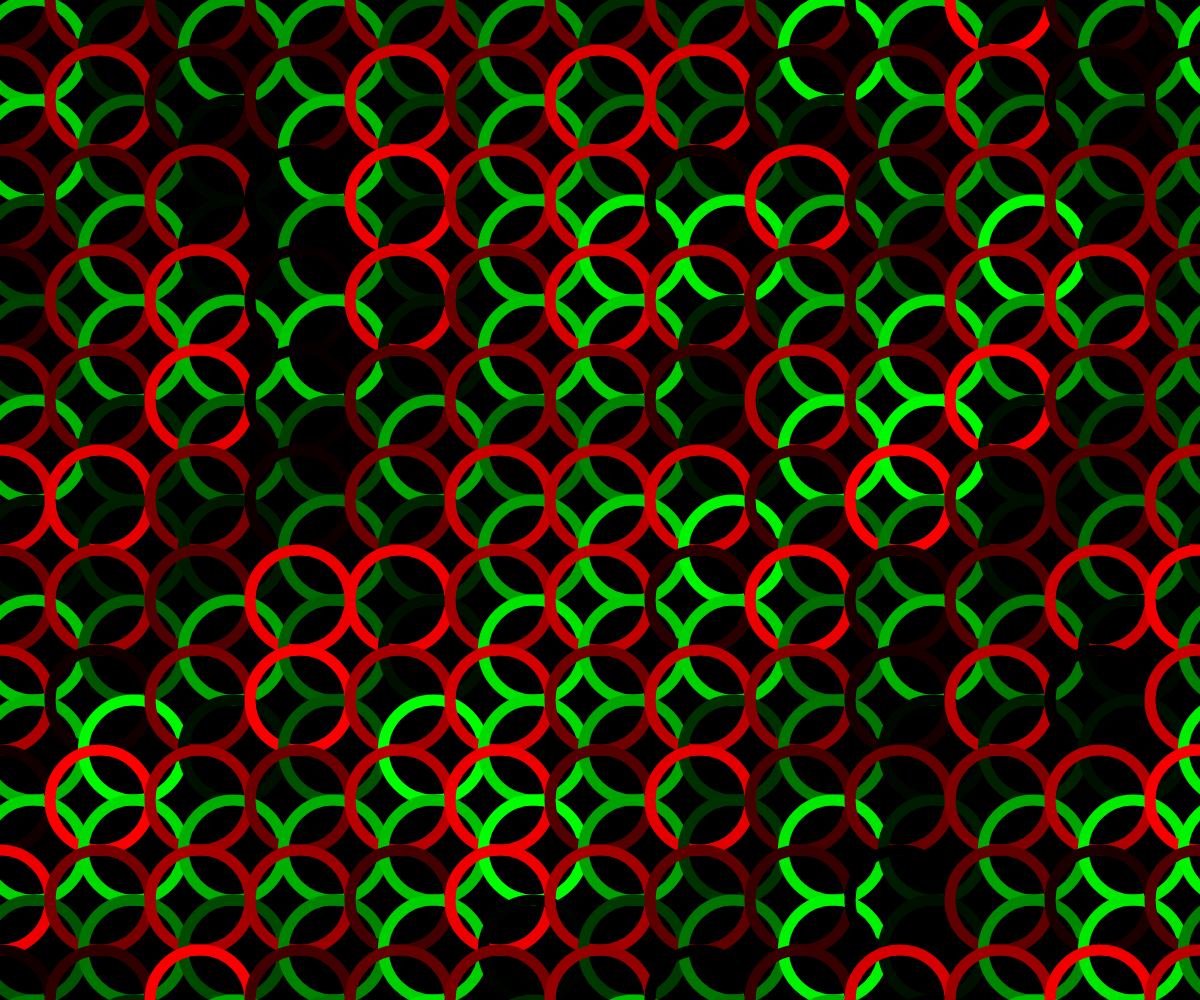
Frame 1 (no input)
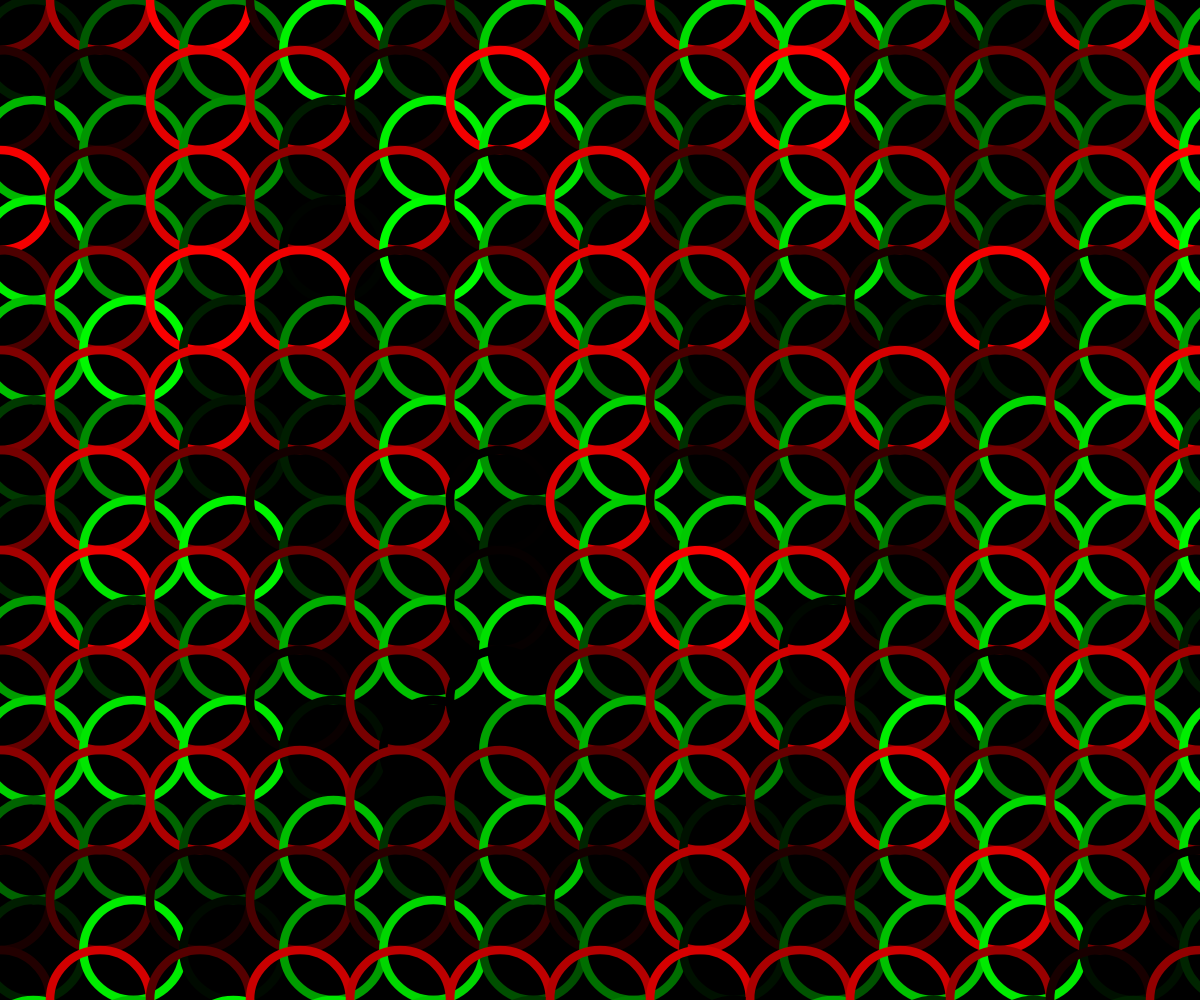
Frame 60 (no input)
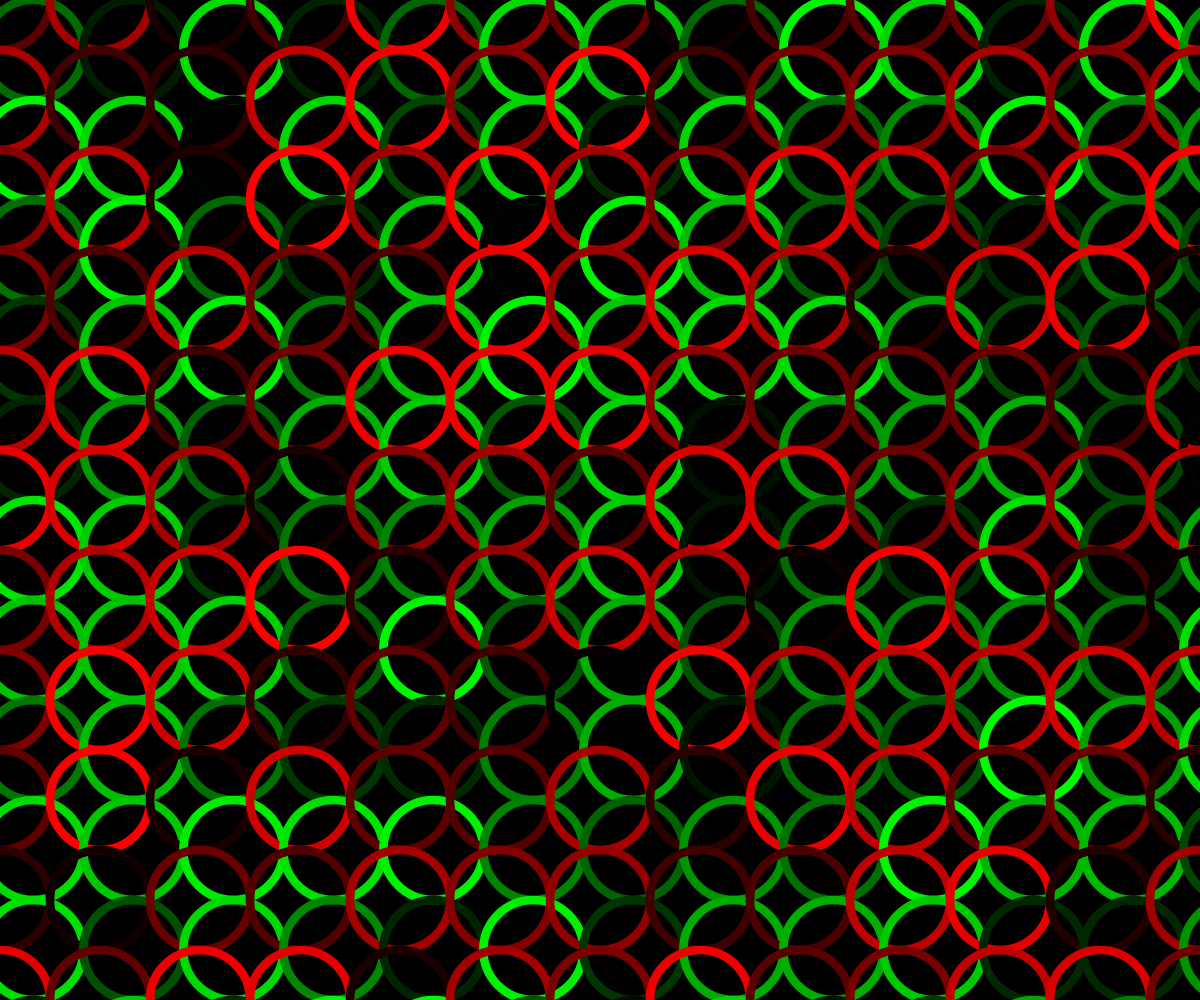
Frame 120 (the mouse pressed at the canvas centre since frame 60)

The p5.js sketch that drew these frames (run headless with seeded random() and noise() and a simulated clock; from frame 60 on, the mouse is pressed at the canvas centre):

// p5.js sketch
// ── sketch.js
function setup() {
  createCanvas(windowWidth, windowHeight);
}

function draw() {
  background(0);
  stroke(0, 0, 255);
  strokeWeight(random(1, 15));
  noFill();
  let size = 100;
  for (let c = 0; c < 15; c++) {
    for (let r = 0; r < 15; r++) {
      let x = size * c;
      let y = size * r;
      stroke(random(0, 255), 0, 0);
      circle(x, y, size);
      stroke(0, random(0, 255), 0);
      circle(x + size / 3, y + size / 2, size);
    }
  }
}

// ── Circles.html
<!doctype html>

<html lang="en">
<head>


  <title>Circles</title>
  <link rel="stylesheet" href="styles.css">
  <script src="https://cdn.jsdelivr.net/npm/p5@1.0.0/lib/p5.js"></script>
  <script src="sketch.js"></script>
 

</head>

<body>
  


  
</body>
</html>
